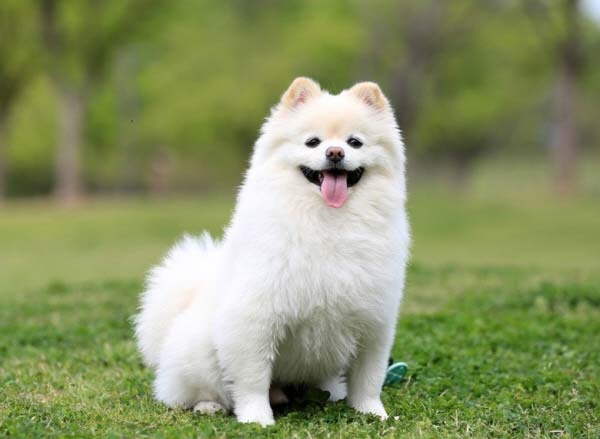
#> input picture 2025/Python/opencv/day1/dog.jpg, 600 x 439 px, found by its file name
$ python Ex4.py
#> lines starting #> are read from the running program, lines starting #| are printed output that depends on the picture; after the words box and inside, x2 and y2 are one past the last pixel; in counts of white or black regions, pixels touching at a corner belong together
import cv2
import matplotlib.pyplot as plt

# 이진화
img = cv2.imread('2025/Python/opencv/day1/dog.jpg', cv2.IMREAD_GRAYSCALE)
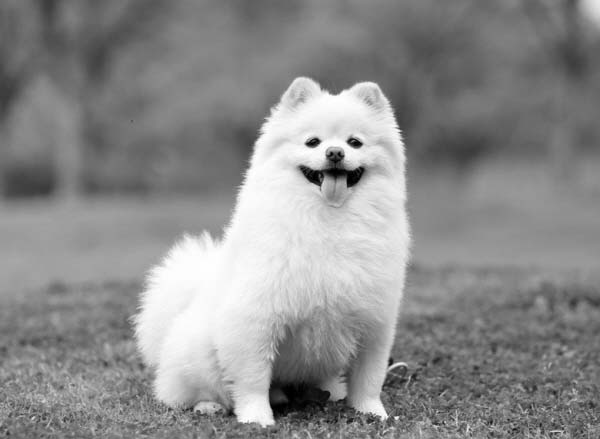
#> img: shape (439, 600); min 0, max 255, mean 139.9
img2 = cv2.imread('2025/Python/opencv/day1/dog.jpg', cv2.IMREAD_COLOR)
#> img2 is the input picture: shape (439, 600, 3); mean B, G, R 102.3, 148.3, 137.9
print('변환전')
print(img.shape)
#| (439, 600)
print(img[0,0])
#| 106
print(img[200,200])
#| 128
cv2.imshow('img1',img)
# cv2.waitKey()

print('변환후')
ret, th_img = cv2.threshold(img, 127, 255, cv2.THRESH_BINARY)
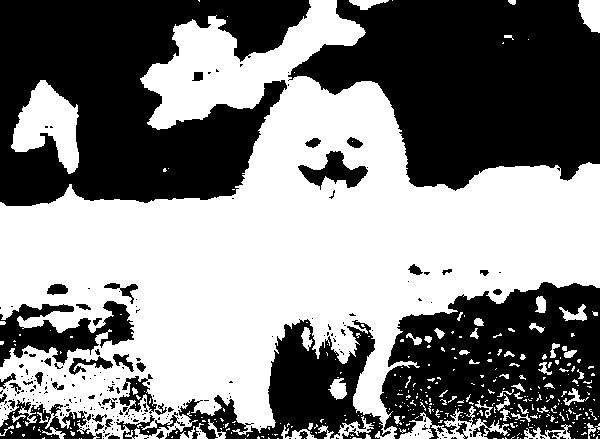
#> th_img: shape (439, 600); 51.3% white; 248 black regions (201 under 20 px), largest, box (x1, y1, x2, y2) and area: (0, 0, 311, 206) 41725, (288, 0, 600, 191) 40253, (380, 282, 600, 439) 24508
print(th_img.shape)
#| (439, 600)
print(th_img[0,0])
#| 0
print(th_img[200,200])
#| 255
cv2.imshow('img2',th_img)
cv2.waitKey()

cv2.destroyAllWindows()
